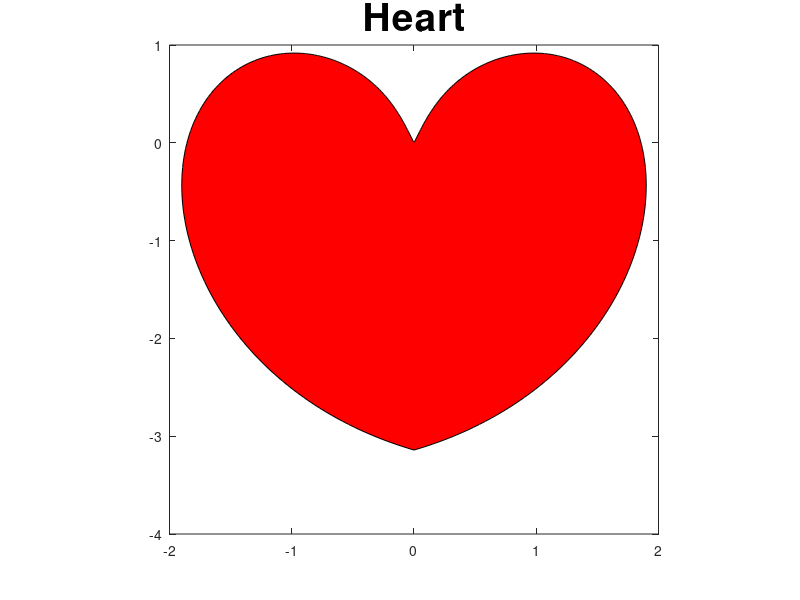

MATLAB code to generate this figure:
t = linspace(-pi,pi, 350);
X = t .* sin( pi * .872*sin(t)./t);
Y = -abs(t) .* cos(pi * sin(t)./t);
plot(X,Y);
fill(X, Y, 'r');
axis square;
set(gcf, 'Position', get(0,'Screensize')); 
title('Heart', 'FontSize', 28);
